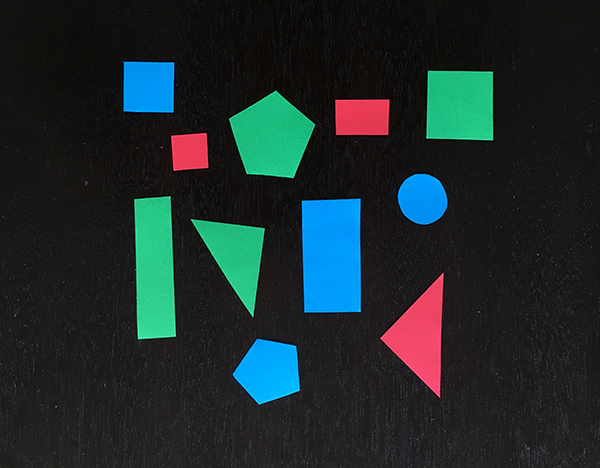
#> input picture image/shape.jpg, 600 x 468 px
$ python shape_detect.py
#> lines starting #> are read from the running program, lines starting #| are printed output that depends on the picture; after the words box and inside, x2 and y2 are one past the last pixel; in counts of white or black regions, pixels touching at a corner belong together
### app/utils.py
import cv2
import math
import matplotlib.pyplot as plt

def openPlot(img, title):
    images = [cv2.cvtColor(image, cv2.COLOR_BGR2RGB) for image in img]
    num_img = len(images)
    num_cols = math.ceil(math.sqrt(num_img))
    num_rows = math.ceil(num_img/num_cols)

    for i in range(num_img):
        plt.subplot(num_rows, num_cols, i+1)
        plt.imshow(images[i])
        plt.title(title[i])
        plt.xticks([]), plt.yticks([])

    plt.tight_layout()
    plt.show()

def showImage(image, title):
    for i in range(len(image)):
        cv2.imshow(title[i], image[i])

### app/shape_detect.py
import cv2
import numpy as np
import utils


def getContours(img):
    contours, hier = cv2.findContours(img, cv2.RETR_EXTERNAL, cv2.CHAIN_APPROX_NONE)
    for cnt in contours:
        cv2.drawContours(imgContours, cnt, -1, (255,0,0), 3)
        peri = cv2.arcLength(cnt, True)
        approx = cv2.approxPolyDP(cnt, 0.02*peri, True)

        objCor = len(approx)
        x, y, w, h = cv2.boundingRect(approx)
        if objCor == 3:
            objectType = "Tri"
        elif objCor == 4:
            aspRation = w/float(h)
            if aspRation > 0.95 and aspRation < 1.05:
                objectType = "Square"
            else:
                objectType = "Reatangle"
        elif objCor > 4:
            objectType = "Circle"
        else:
            objectType = "None"
        cv2.rectangle(imgContours, (x,y), (x+w, y+h), (0,255,0), 2)
        cv2.putText(imgContours,objectType,(x+(w//2)-10, y+(h//2)-10), cv2.FONT_HERSHEY_SIMPLEX, 0.5, (0,0,0), 2)

paht = "../image/"
filename = "shape.jpg"

kernel = np.ones((2,2), np.uint8)

img = cv2.imread(paht+filename)
#> img is the input picture: shape (468, 600, 3); mean B, G, R 43.2, 42.5, 29.4
img = cv2.resize(img, (500,500))
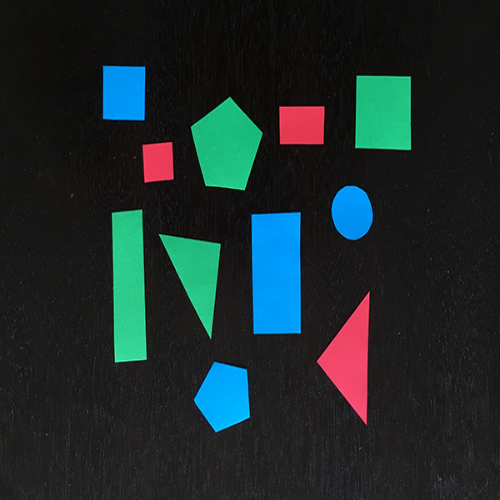
#> img: shape (500, 500, 3); mean B, G, R 43.1, 42.4, 29.3

#result image
imgContours = img.copy()

img_gray = cv2.cvtColor(img, cv2.COLOR_BGR2GRAY)
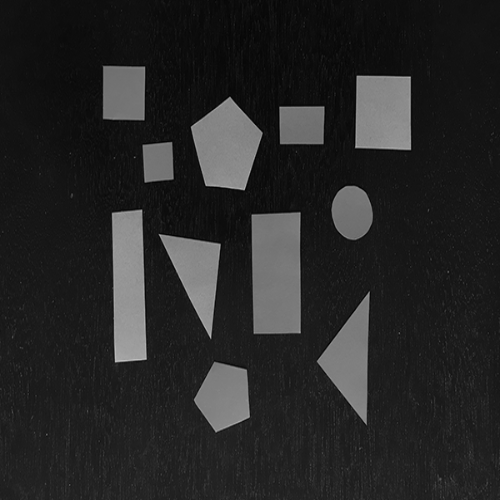
#> img_gray: shape (500, 500); min 0, max 194, mean 38.6
img_blur = cv2.GaussianBlur(img_gray, (7,7), 1)
img_canny = cv2.Canny(img_blur, 50, 50)
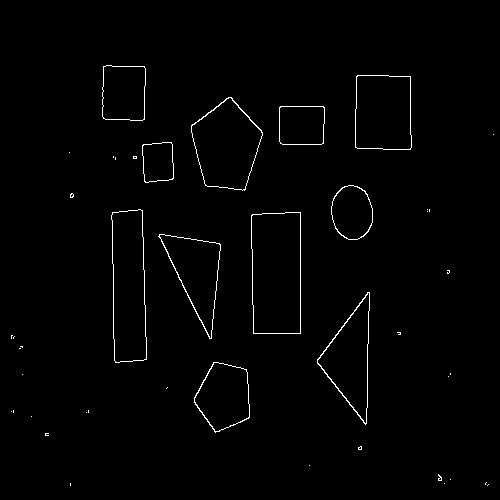
#> img_canny: shape (500, 500); 1.2% white in thin lines or dots, all inside (x1, y1, x2, y2) = (11, 65, 494, 486)
img_dilation = cv2.dilate(img_canny, kernel, iterations=2)
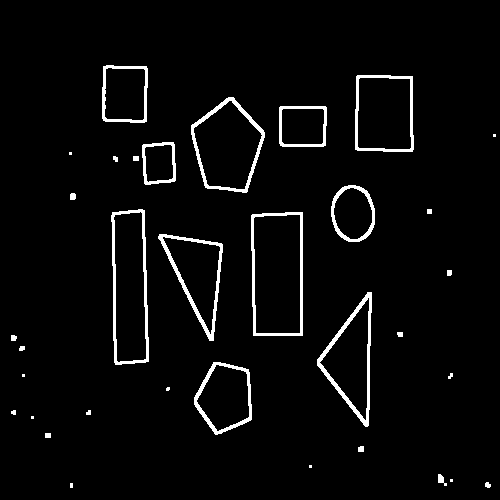
#> img_dilation: shape (500, 500); 3.7% white; 34 white regions (8 under 20 px), largest, box (x1, y1, x2, y2) and area: (111, 209, 149, 365) 1112, (317, 292, 372, 427) 1094, (251, 212, 303, 336) 1016
img_closing = cv2.morphologyEx(img_dilation, cv2.MORPH_CLOSE, kernel, iterations=5)
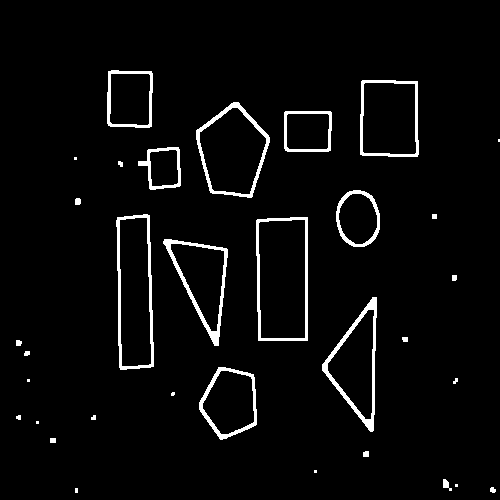
#> img_closing: shape (500, 500); 3.8% white; 33 white regions (8 under 20 px)
getContours(img_closing)
#> in getContours, `contours, hier = cv2.findContours(img, cv2.RETR_EXTERNAL, cv2.CHAIN_AP..`: contours = 33 contours, 17 with area under 20; largest, box (x1, y1, x2, y2) and area: (256, 217, 308, 341) 6116, (116, 214, 154, 370) 5061, (196, 102, 270, 198) 4815, (360, 80, 419, 157) 4262, (322, 297, 377, 432) 3839
#> the loop in getContours, `for cnt in contours:` made 33 passes
#> (peri, approx, objCor, x, y, w, h, aspRation) on passes 1, 3, 5, 7, 8, 12, 21, 22: (12, [[75, 488], [75, 492], [77, 492], [77, 488]], 4, 75, 488, 3, 5, 0.6), (8, [[455, 484], [455, 486], [457, 486], [457, 484]], 4, 455, 484, 3, 3, 1), (8, [[314, 470], [314, 472], [316, 472], [316, 470]], 4, 314, 470, 3, 3, 1), (18, [[50, 438], [50, 442], [55, 442], [55, 438]], 4, 50, 438, 6, 5, 1.2), (8, [[36, 421], [36, 423], [38, 423], [38, 421]], 4, 36, 421, 3, 3, 1), (8, [[27, 379], [27, 381], [29, 381], [29, 379]], 4, 27, 379, 3, 3, 1), (345.1, [[307, 217], [256, 220], [258, 340], [307, 340]], 4, 256, 217, 52, 124, 0.419), (16, [[432, 214], [432, 218], [436, 218], [436, 214]], 4, 432, 214, 5, 5, 1)
#> (peri, approx, objCor, x, y, w, h, objectType) on passes 18, 20: (316.2, [[376, 297], [322, 364], [370, 431]], 3, 322, 297, 55, 135, 'Tri'), (298.4, [[164, 239], [218, 345], [227, 249]], 3, 164, 239, 64, 107, 'Tri')
#> after the loop in getContours, `for cnt in contours:`:
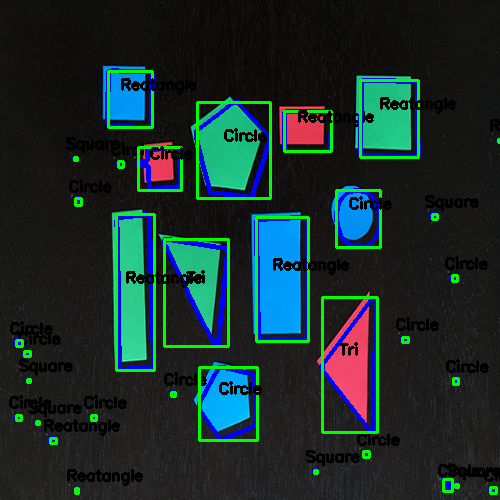
#> imgContours: shape (500, 500, 3); 11.85% of pixels changed, all inside (x1, y1, x2, y2) = (9, 68, 500, 495)

# Display image
images = [img, img_gray, img_blur, img_canny, img_dilation, img_closing, imgContours]
titles = ["original", "gray", "blur", "canny", "dilate", "Close","contours"]
utils.openPlot(images, titles)
#> in openPlot, `images = [cv2.cvtColor(image, cv2.COLOR_BGR2RGB) for image in img]`: images = 7 items
#> in openPlot, `num_img = len(images)`: num_img = 7
#> in openPlot, `num_cols = math.ceil(math.sqrt(num_img))`: num_cols = 3
#> in openPlot, `plt.show()`:
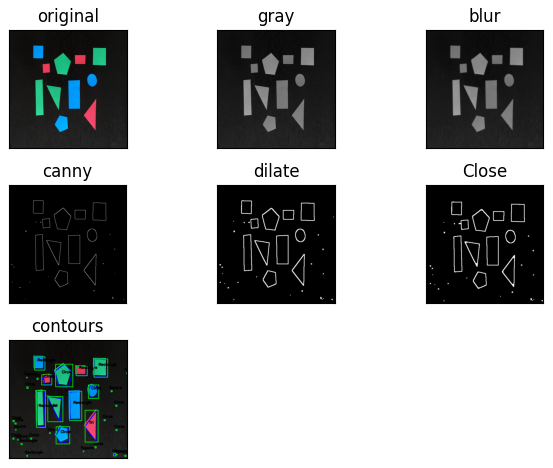
#> figure drawn by matplotlib, 7 panels

cv2.waitKey(0)
